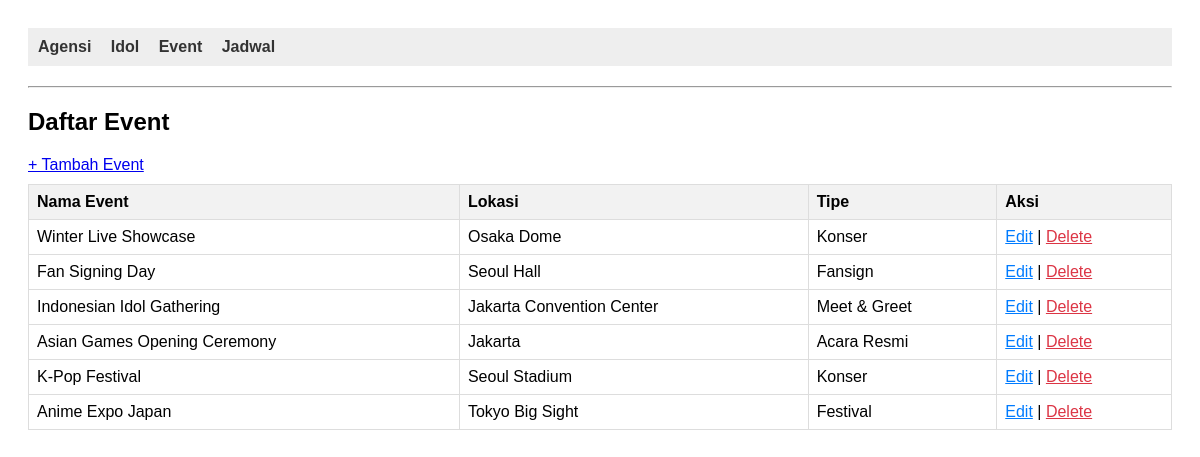
/project/index.php?entity=event, run on the app's committed database.
### tables this page shows
CREATE TABLE IF NOT EXISTS event (
  id INT NOT NULL AUTO_INCREMENT,
  nama_event VARCHAR(100) NOT NULL,
  lokasi VARCHAR(100) NOT NULL,
  tipe_event VARCHAR(50) NOT NULL,
  PRIMARY KEY (id)
);

### project/models/Event.php (called while the page is built, shortened)
<?php
require_once "config/Database.php";
class Event
{
    private $conn;
    private $table = "event";
    public function __construct()
    {
        $database = new Database();
        $this->conn = $database->getConnection();
    }
    public function getAll()
    {
        $query = "SELECT * FROM " . $this->table;
        $stmt = $this->conn->prepare($query);
        $stmt->execute();
        return $stmt->fetchAll(PDO::FETCH_ASSOC);
    }
}

### project/config/Database.php (called while the page is built, shortened)
<?php
class Database
{
    private $host = "localhost";
    private $database = "jadwal_idol";
    private $username = "root";
    private $password = "";
    public function getConnection()
    {
        $this->conn = null;
        try {
            $this->conn = new PDO("mysql:host=" . $this->host . ";dbname=" . $this->database, $this->username, $this->password);
            $this->conn->setAttribute(PDO::ATTR_ERRMODE, PDO::ERRMODE_EXCEPTION);
        } catch (PDOException $exception) {
            echo "Connection error: " . $exception->getMessage();
        }
        return $this->conn;
    }
}

### project/viewmodels/EventViewModel.php (called while the page is built, shortened)
<?php
require_once 'models/Event.php';
class EventViewModel
{
    private $event;
    public function __construct()
    {
        $this->event = new Event();
    }
    public function getEventList()
    {
        return $this->event->getAll();
    }
}

### project/views/event_list.php (the view)
<?php require_once 'views/template/header.php'; ?>
<h2>Daftar Event</h2>
<a href="index.php?entity=event&action=add">+ Tambah Event</a>
<table>
    <tr>
        <th>Nama Event</th>
        <th>Lokasi</th>
        <th>Tipe</th>
        <th>Aksi</th>
    </tr>
    <?php foreach ($eventList as $e): ?>
        <tr>
            <td><?= htmlspecialchars($e['nama_event']); ?></td>
            <td><?= htmlspecialchars($e['lokasi']); ?></td>
            <td><?= htmlspecialchars($e['tipe_event']); ?></td>
            <td>
                <a class="btn-edit" href="index.php?entity=event&action=edit&id=<?= $e['id']; ?>">Edit</a> |
                <a class="btn-danger" href="index.php?entity=event&action=delete&id=<?= $e['id']; ?>"
                   onclick="return confirm('Hapus event ini?')">Delete</a>
            </td>
        </tr>
    <?php endforeach; ?>
</table>
<?php require_once 'views/template/footer.php'; ?>

### project/views/template/header.php (style rules this page uses)
body { font-family: sans-serif; padding: 20px; }
table { border-collapse: collapse; width: 100%; margin-top: 10px; }
th, td { border: 1px solid #ddd; padding: 8px; text-align: left; }
th { background-color: #f2f2f2; }
.btn-danger { color: #dc3545; }
.btn-edit { color: #007bff; }

### data on the page
event: nama_event "Winter Live Showcase", lokasi "Osaka Dome", tipe_event "Konser"
event: nama_event "Fan Signing Day", lokasi "Seoul Hall", tipe_event "Fansign"
event: nama_event "Indonesian Idol Gathering", lokasi "Jakarta Convention Center", tipe_event "Meet & Greet"
event: nama_event "Asian Games Opening Ceremony", lokasi "Jakarta", tipe_event "Acara Resmi"
event: nama_event "K-Pop Festival", lokasi "Seoul Stadium", tipe_event "Konser"
event: nama_event "Anime Expo Japan", lokasi "Tokyo Big Sight", tipe_event "Festival"
